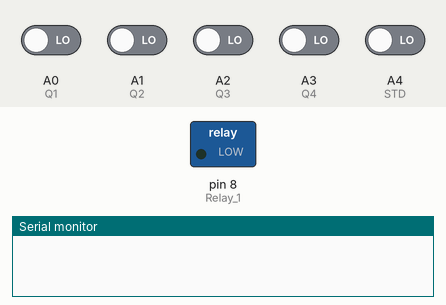
Simulated run of this sketch. Board: Arduino Uno, built with avr-gcc and run on an emulated ATmega328P. Shown: switched loads named in the sketch (green lamp = pin HIGH), the last lines printed to the serial monitor. The test bench sets the inputs (shaded band); at power-on: A0 (Q1), A1 (Q2), A2 (Q3), A3 (Q4), A4 (STD) LOW.

Above: at 1.2 s.
1.3 s: A4 (STD) driven HIGH
3.3 s: A3 (Q4) driven HIGH
At 4.6 s:
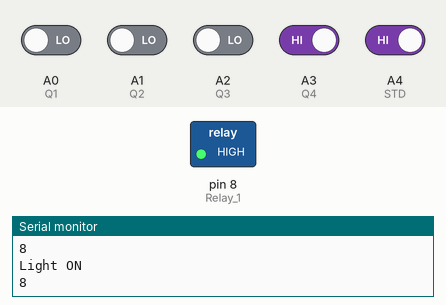
5.3 s: A3 (Q4) driven LOW
At 6.2 s:
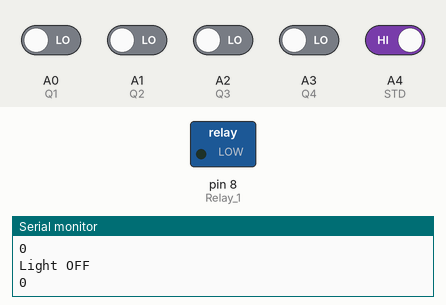
Timing chart, 0 to 8.3 s (numbered marks = the images above; inputs shaded):
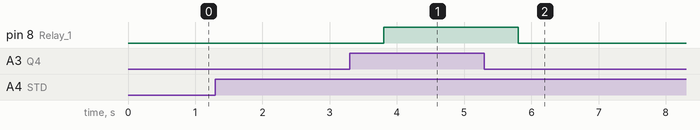

The sketch:

dtmf.ino
```cpp
 #define Q1 A0   // Attach DTMF Module Q1  Pin to Arduino Pin A0
 #define Q2 A1   // Attach DTMF Module Q2  Pin to Arduino Pin A1
 #define Q3 A2   // Attach DTMF Module Q3  Pin to Arduino Pin A2
 #define Q4 A3   // Attach DTMF Module Q4  Pin to Arduino Pin A3
 #define STD A4  // Attach DTMF Module STD Pin to Arduino Pin A4

 #define Relay_1  8  // Attach Relay_1 Control Pin to Arduino Pin 8


 int DTMFdata; // The DTMFdata variable will be used to interpret the output of the DTMF module.


void setup()
{
  Serial.begin(9600);

  //Setup the INPUT pins on the Arduino for "MT8870 DTMF Module"
  pinMode(Q1, INPUT);
  pinMode(Q2, INPUT);
  pinMode(Q3, INPUT);
  pinMode(Q4, INPUT);
  pinMode(STD, INPUT);

  //Setup the OUTPUT pins on the Arduino for Relay
  pinMode(Relay_1, OUTPUT);
}


void loop()
{
  if(digitalRead(STD)==HIGH) //STD pin goes to high, if a new data is available in "MT8870 DTMF Module".
  {
    DTMFdata=0;

    if(digitalRead(Q1)==HIGH)//If Q1 reads HIGH, then add 1 to the DTMFdata variable
    {
      DTMFdata=DTMFdata+1;
    }

    if(digitalRead(Q2)==HIGH)//If Q2 reads HIGH, then add 2 to the DTMFdata variable
    {
      DTMFdata=DTMFdata+2;
    }

    if(digitalRead(Q3)==HIGH) //If Q3 reads HIGH, then add 4 to the DTMFdata variable
    {
      DTMFdata=DTMFdata+4;
    }

    if(digitalRead(Q4)==HIGH)//If Q4 reads HIGH, then add 8 to the DTMFdata variable
    {
      DTMFdata=DTMFdata+8;
    }

    Serial.println(DTMFdata); //Print the DTMF data in serial monitor.
    delay(500);

    if(DTMFdata == 8) {digitalWrite(Relay_1, HIGH); Serial.println("Light ON");} //Light ON
    if(DTMFdata == 0) {digitalWrite(Relay_1, LOW); Serial.println("Light OFF");}//Light OFF
  }
}
```

Measured:
- after the input at 3.3 s, pin 8 (Relay_1): LOW → HIGH after 0.50 s
- after the input at 5.3 s, pin 8 (Relay_1): HIGH → LOW after 0.50 s
